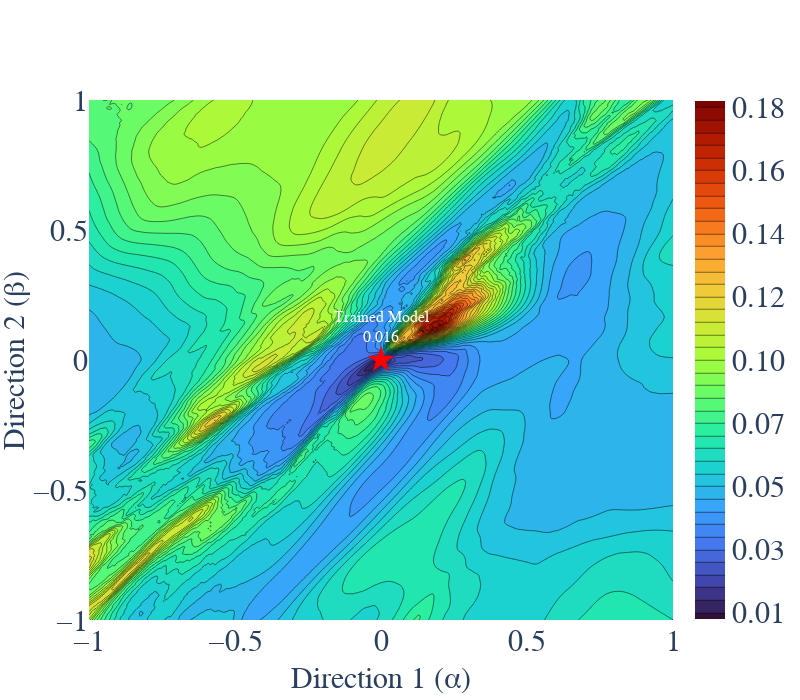
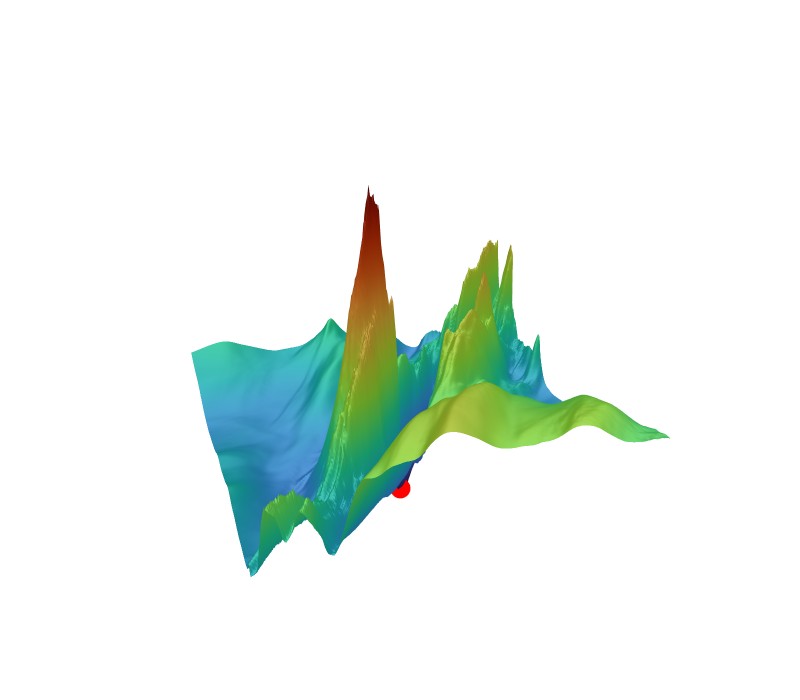

Write notebook code for charts like these, in order.
### Code cell
def load_landscape_npz(filepath):
    loaded = np.load(filepath)
    landscape_data = dict(loaded)
    loaded.close()
    return landscape_data
landscape_data = load_landscape_npz(f'{landscape_save_dir}/baseline_best_True_v1.npz')
image_save_path = os.path.join(
    os.path.dirname(os.getcwd()),
    "notebooks",
    "loss_landscape",
    "physMSLE_BASELINE"
)

plot_both_landscapes(landscape_data, image_save_path)

### Figure 1 — Plotly figure (JSON) as saved in the notebook; plotly's stock layout.template omitted (floating-point values rounded to 4 significant figures; data arrays with more than 128 entries replaced by an {"elided": "..."} marker saying what was removed)
{"data": [{"colorbar": {"len": 1.035, "tickfont": {"size": 30}, "tickformat": ".2f", "title": {"text": ""}, "y": 0.5, "yanchor": "middle"}, "colorscale": [[0, "#30123b"], [0.07143, "#4145ab"], [0.1429, "#4675ed"], [0.2143, "#39a2fc"], [0.2857, "#1bcfd4"], [0.3571, "#24eca6"], [0.4286, "#61fc6c"], [0.5, "#a4fc3b"], [0.5714, "#d1e834"], [0.6429, "#f3c63a"], [0.7143, "#fe9b2d"], [0.7857, "#f36315"], [0.8571, "#d93806"], [0.9286, "#b11901"], [1, "#7a0402"]], "contours": {"end": 0.1794, "size": 0.004203, "start": 0.01129}, "type": "contour", "x": {"elided": "251 float values"}, "y": {"elided": "251 float values"}, "z": {"elided": "251x251 float values"}}, {"marker": {"color": "red", "size": 20, "symbol": "star"}, "mode": "markers+text", "showlegend": false, "text": ["Trained Model<br>0.016"], "textfont": {"color": "white", "family": "Arial", "size": 16}, "textposition": "top center", "type": "scatter", "x": [0], "y": [0]}], "layout": {"font": {"family": "Serif", "size": 16}, "height": 700, "margin": {"b": 80, "l": 80, "r": 50, "t": 100}, "width": 800, "xaxis": {"tickfont": {"size": 30}, "title": {"font": {"size": 30}, "standoff": 10, "text": "Direction 1 (α)"}}, "yaxis": {"tickfont": {"size": 30}, "title": {"font": {"size": 30}, "standoff": 0, "text": "Direction 2 (β)"}}}}

### Figure 2 — Plotly figure (JSON) as saved in the notebook; plotly's stock layout.template omitted (floating-point values rounded to 4 significant figures; data arrays with more than 128 entries replaced by an {"elided": "..."} marker saying what was removed)
{"data": [{"colorbar": {"len": 0.45, "outlinecolor": "black", "outlinewidth": 1, "thickness": 20, "tickfont": {"family": "Serif", "size": 14}, "tickmode": "array", "ticktext": ["0.01", "0.05", "0.10", "0.14", "0.18"], "tickvals": [0.01129, 0.05332, 0.09535, 0.1374, 0.1794], "title": {"font": {"family": "Serif", "size": 14}, "text": "Loss"}, "x": 0.95, "y": 0.52}, "colorscale": [[0, "#30123b"], [0.07143, "#4145ab"], [0.1429, "#4675ed"], [0.2143, "#39a2fc"], [0.2857, "#1bcfd4"], [0.3571, "#24eca6"], [0.4286, "#61fc6c"], [0.5, "#a4fc3b"], [0.5714, "#d1e834"], [0.6429, "#f3c63a"], [0.7143, "#fe9b2d"], [0.7857, "#f36315"], [0.8571, "#d93806"], [0.9286, "#b11901"], [1, "#7a0402"]], "hoverinfo": "x+y+z", "lighting": {"ambient": 0.6, "diffuse": 0.1, "roughness": 0.6, "specular": 0.2}, "lightposition": {"x": 30, "y": 50, "z": 100}, "showscale": false, "type": "surface", "x": {"elided": "251 float values"}, "y": {"elided": "251 float values"}, "z": {"elided": "251x251 float values"}}, {"hovertemplate": "Original Loss: %{z:.3f}<extra></extra>", "marker": {"color": "red", "size": 7, "symbol": "circle"}, "mode": "markers", "name": "Original Model", "type": "scatter3d", "x": [0], "y": [0], "z": [0.01615]}], "layout": {"font": {"color": "black", "family": "Serif", "size": 14}, "height": 700, "legend": {"bordercolor": "black", "borderwidth": 1, "font": {"family": "Serif", "size": 14}, "x": 0.95, "xanchor": "right", "y": 0.95, "yanchor": "top"}, "margin": {"b": 0, "l": 0, "pad": 0, "r": 0, "t": 0}, "scene": {"aspectmode": "manual", "aspectratio": {"x": 1, "y": 1, "z": 1}, "bgcolor": "white", "camera": {"eye": {"x": 0.649, "y": 1.876, "z": 1}}, "xaxis": {"backgroundcolor": "white", "gridcolor": "black", "linecolor": "black", "linewidth": 2, "mirror": false, "range": [-1, 1], "showbackground": true, "showgrid": false, "tickangle": -20, "tickfont": {"family": "Serif", "size": 14}, "tickmode": "array", "ticktext": ["-1.00", "-0.50", "0.00", "0.50", "1.00"], "tickvals": [-1.0, -0.5, 0.0, 0.5, 1.0], "title": {"font": {"family": "Serif", "size": 16}, "text": "Direction 1 (α)"}, "visible": false, "zeroline": false, "zerolinecolor": "black", "zerolinewidth": 2}, "yaxis": {"backgroundcolor": "white", "gridcolor": "black", "linecolor": "black", "linewidth": 2, "mirror": false, "range": [-1, 1], "showbackground": true, "showgrid": false, "tickfont": {"family": "Serif", "size": 14}, "tickmode": "array", "ticktext": ["-1.00", "-0.50", "0.00", "0.50", "1.00"], "tickvals": [-1.0, -0.5, 0.0, 0.5, 1.0], "title": {"font": {"family": "Serif", "size": 16}, "text": "Direction 2 (β)"}, "visible": false, "zeroline": false, "zerolinecolor": "black", "zerolinewidth": 2}, "zaxis": {"backgroundcolor": "white", "gridcolor": "black", "linecolor": "black", "linewidth": 2, "mirror": false, "showbackground": true, "showgrid": false, "tickangle": -7, "tickfont": {"family": "Serif", "size": 14}, "tickmode": "array", "ticktext": ["0.01", "0.05", "0.10", "0.14", "0.18"], "tickvals": [0.01129, 0.05332, 0.09535, 0.1374, 0.1794], "title": {"font": {"family": "Serif", "size": 16}, "text": "Loss"}, "visible": false, "zeroline": false, "zerolinecolor": "black"}}, "width": 800}}
